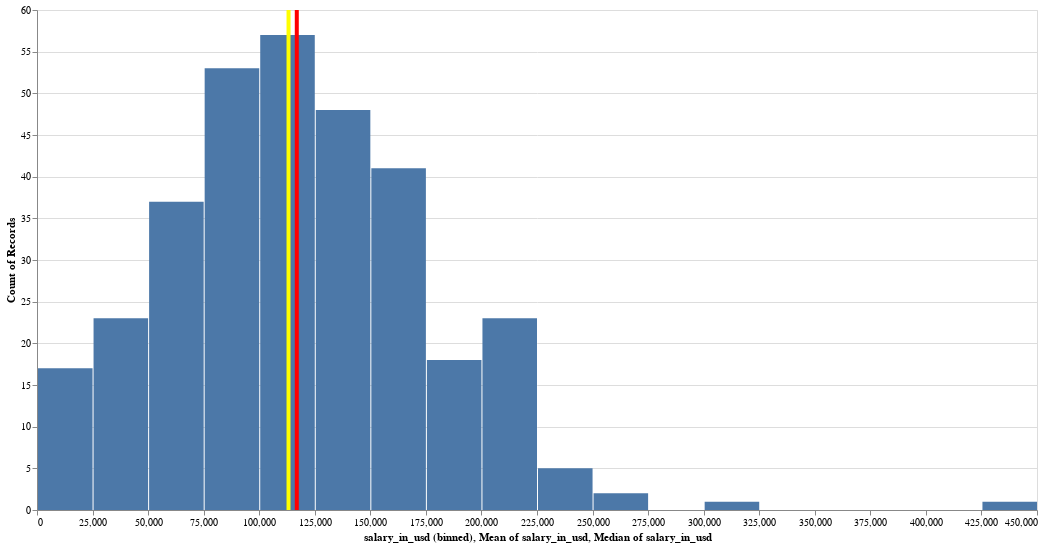

The notebook cell saved with this chart:
### Code cell
# Criando um histograma com média e mediana

hist = (
    alt.Chart(df[df["company_size"] == "M"])
    .mark_bar()
    .encode(alt.X("salary_in_usd:Q", bin=alt.Bin(step=25000)), y="count()")
    .properties(width=1000, height=500)
)

media = (
    alt.Chart(df[df["company_size"] == "M"])
    .mark_rule(color="red")
    .encode(x="mean(salary_in_usd):Q", size=alt.value(4))
)

mediana = (
    alt.Chart(df[df["company_size"] == "M"])
    .mark_rule(color="yellow")
    .encode(x="median(salary_in_usd):Q", size=alt.value(4))
)

hist + media + mediana

### Figure 1 — Vega-Lite specification as saved in the notebook (floating-point values rounded to 4 significant figures; data arrays with more than 128 entries replaced by an {"elided": "..."} marker saying what was removed)
{"config": {"view": {"continuousWidth": 400, "continuousHeight": 300}}, "layer": [{"data": {"name": "data-57ef092b5240a242e3a2836c0bab8466"}, "mark": "bar", "encoding": {"x": {"bin": {"step": 25000}, "field": "salary_in_usd", "type": "quantitative"}, "y": {"aggregate": "count", "type": "quantitative"}}, "height": 500, "width": 1000}, {"data": {"name": "data-57ef092b5240a242e3a2836c0bab8466"}, "mark": {"type": "rule", "color": "red"}, "encoding": {"size": {"value": 4}, "x": {"aggregate": "mean", "field": "salary_in_usd", "type": "quantitative"}}}, {"data": {"name": "data-57ef092b5240a242e3a2836c0bab8466"}, "mark": {"type": "rule", "color": "yellow"}, "encoding": {"size": {"value": 4}, "x": {"aggregate": "median", "field": "salary_in_usd", "type": "quantitative"}}}], "$schema": "https://vega.github.io/schema/vega-lite/v4.17.0.json", "datasets": {"data-57ef092b5240a242e3a2836c0bab8466": {"elided": "326 records"}}}
